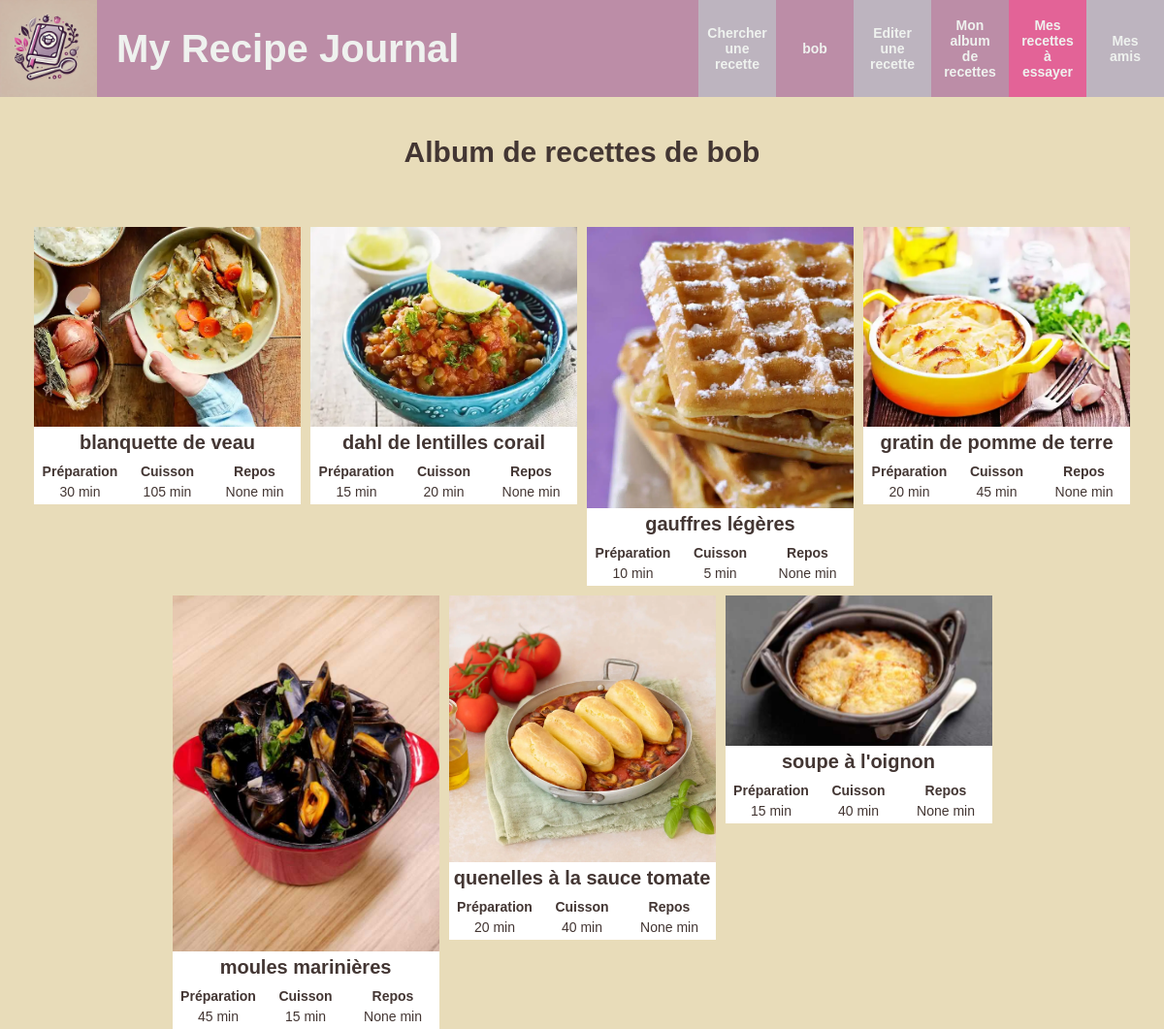
/show-recipe-collection?collection_model=RecipeAlbumEntry&member_id=1 (signed in), run on the app's committed database.
### recipe_journal/models.py (models this page shows, shortened)
class Member(models.Model):
    username = models.CharField(max_length=100)
    password = models.CharField(max_length=60)
    friends = models.ManyToManyField('self', symmetrical=False, related_name='connected_to', blank=True)

class BaseRecipeCollectionEntry(models.Model):
    member = models.ForeignKey('Member', on_delete=models.CASCADE)
    recipe = models.ForeignKey('Recipe', on_delete=models.CASCADE)
    saving_date = models.DateField(default=date.today)
    personal_note = models.TextField(null=True, blank=True)
    class Meta:
        abstract = True

class RecipeAlbumEntry(BaseRecipeCollectionEntry):
    collection_title = "Album de recettes"

class Recipe(models.Model):
    CATEGORY_CHOICES = [
        ("entrée", "entrée"),
        ("plat", "plat principal"),
        ("dessert", "dessert"),
    ]
    title = models.CharField(max_length=100)
    category = models.CharField(max_length=20, choices=CATEGORY_CHOICES)
    source = models.CharField(max_length=100, null=True, blank=True)
    url_link = models.CharField(max_length=100, null=True, blank=True)
    short_description = models.TextField(null=True, blank=True)
    content = models.TextField(null=True, blank=True)
    recipe_ingredient = models.ManyToManyField('RecipeIngredient', blank=True)
    cooking_time = models.IntegerField(null=True, blank=True)
    cooking_preparation = models.IntegerField(null=True, blank=True)
    resting_time = models.IntegerField(null=True, blank=True)
    tags = models.ManyToManyField('Tag', blank=True)
    edition_date = models.DateField(default=date.today)
    image = models.ImageField(upload_to="recipe_images/", null=True, blank=True)

### recipe_journal/views/web.py (the view)
# urls.py: path("show-recipe-collection", show_recipe_collection),
def show_recipe_collection(request):
    logged_user = ut.get_logged_user(request)
    if not logged_user:
        return redirect("/login")
    if not (request.method == "GET" and "collection_model" in request.GET and "member_id" in request.GET):
        return redirect("/welcome")
    collection_model_name = request.GET["collection_model"]
    model_map = {
            "RecipeAlbumEntry": RecipeAlbumEntry,
            "RecipeToTryEntry": RecipeToTryEntry,
            "RecipeHistoryEntry": RecipeHistoryEntry
        }
    collection_model = model_map.get(collection_model_name)
    if not collection_model:
        return redirect("/welcome")
    member_id = request.GET["member_id"]
    member = Member.objects.get(id=member_id)
    recipe_entries = ut.get_recipe_entries_for_member(collection_model, member)
    if recipe_entries is None:
        return redirect("/welcome")
    context = {
        "logged_user": logged_user,
        "member": member,
        "recipe_entries": recipe_entries,
        "collection_model": collection_model,
        "collection_model_name": collection_model_name,
        "MEDIA_URL": settings.MEDIA_URL,
    }
    return render(request, "show_recipe_collection.html", context)

### recipe_journal/utils/utils.py (called while the page is built)
def get_logged_user(request):
    if "logged_user_id" in request.session:
        logged_user_id = request.session["logged_user_id"]
        return Member.objects.get(id=logged_user_id)
    else:
        return None

def get_recipe_entries_for_member(collection_model, member):
    if collection_model:
        if collection_model.__name__ == "RecipeHistoryEntry":
            return collection_model.objects.filter(member=member).order_by("-saving_date")
        else:
            return collection_model.objects.filter(member=member).order_by("recipe__title")
    return None

### templates/show_recipe_collection.html (shortened to what this page needs)
{% extends "base.html" %}
{% load static %}
{% block head %}
<link rel="stylesheet" type="text/css" href="{% static 'css/style_base.css' %}" />
<link rel="stylesheet" type="text/css" href="{% static 'css/style_show_recipe_collection.css' %}" />
{% endblock %}
{% block bodyId %}showRecipeCollectionGenericPage{% endblock %}
{% block content %}
<div class="section-title">
    <h1>{{ collection_model.collection_title }} de {{ member.username }}</h1>
</div>
<section class="thumbnail-recipes">
{% for entry in recipe_entries %}
    <div class="recipe-content">
        <div class="img-placeholder">
        <img class="recipe-img" src="{{ MEDIA_URL }}{{ entry.recipe.image }}" alt="{{ entry.recipe.title }}">
        </div>
        {% if  collection_model_name == "RecipeAlbumEntry" or collection_model_name == "RecipeToTryEntry" %}
        <div class="recipe-description">
            <h3><a id="title" href="show-recipe?recipeId={{ entry.recipe.id }}">{{ entry.recipe.title }}</a></h3>
            <div class="recipe-metrix">
                <dl>
                    <dt>Préparation</dt>
                    <dt>Cuisson</dt>
                    <dt>Repos</dt>
                    <dd> {{ entry.recipe.cooking_preparation }} min</dd>
                    <dd> {{ entry.recipe.cooking_time }} min</dd>
                    <dd> {{ entry.recipe.resting_time }} min</dd>
                </dl>
            </div>
        </div>
        {% elif collection_model_name == "RecipeHistoryEntry" %}
        <div class="recipe-description-history">
            <h3><a id="title" href="show-recipe?recipeId={{ entry.recipe.id }}">{{ entry.recipe.title }}</a></h3>
            <div class="recipe-metrix">
                <p> {{ entry.saving_date }} </p>
            </div>
        {% endif %}
        </div>
{% endfor %}
</section>
{% endblock %}

### templates/base.html (shortened to what this page needs)
{% load static %}
<!DOCTYPE html>
<html>
    <head>
        <link rel="stylesheet" type="text/css" href="{% static 'css/style_base.css' %}" />
        {% block head %}{% endblock %}
    </head>
    <body id="{% block bodyId %}genericPage{% endblock %}">
        <header>
            {% block headerContent %}
            <h1>My Recipe Journal</h1>
            <ul id="header-link-list">
                <li>
                    <a class="header-link not-implemented">Chercher une recette</a>
                </li>
                <li>
                    {% if not logged_user %}
                    <a class="header-link" href="login">Me connecter</a>
                    {% else %}
                    <div class="dropdown">
                        <a class="header-link" id="login" href="welcome">{{ logged_user.username }}</a>
                    </div>
                    {% endif %}
                </li>
                <li><a class="header-link" href="add-recipe">Editer une recette</a></li>
                <li><a class="header-link" href="/show-recipe-collection?collection_model=RecipeAlbumEntry&member_id={{ logged_user.id }}">Mon album de recettes</a></li>
                <li><a class="header-link" href="/show-recipe-collection?collection_model=RecipeToTryEntry&member_id={{ logged_user.id }}">Mes recettes à essayer</a></li>
                <li><a class="header-link" href="/add-friend">Mes amis</a></li>
            </ul>
            {% endblock %}
        </header>
        <main>
            {% block content %}{% endblock %}
        </main>
    </body>
 </html>

### static/css/style_base.css (style rules this page uses)
:root { --couleur-primaire: #BC8DA7; --couleur-secondaire: #BDB4BF; --couleur-tertiaire: #D9D9D9; --couleur-texte-secondaire: #EFF2EF; --couleur-texte-principale: #433633; --couleur-accent: #E36397; --couleur-fond: #E8DCB9; }
body { display: flex; flex-direction: column; justify-content: flex-start; align-items: center; color: var(--couleur-texte-principale); width: 100%; min-height: 100vh; margin: 0px; font-family: 'Arial', sans-serif; font-size: 14px; background-color: var(--couleur-fond); }
header { display: flex; justify-content: center; align-items: center; height: 100px; width: 100%; max-width: 1200px; background: var(--couleur-primaire) url("../img/logo.webp") no-repeat; background-size: auto 100px; }
main { display: flex; flex-direction: column; justify-content: flex-start; align-items: center; width: 100%; max-width: 1200px; }
header h1 { width: 100%; font-size: 40px; box-sizing: border-box; padding-left: 120px; white-space: nowrap; color: var(--couleur-texte-secondaire); }
main h1 { font-size: 30px; }
main h3 { font-size: 20px; }
header ul { display: flex; justify-content: flex-end; align-items: center; width:50%; height: 100px; list-style-type: none; padding: 0; margin: 0; }
h2 a, h3 a { text-decoration: none; color: inherit; font-size: inherit; font-weight: inherit; }
.header-link { all: unset; display: flex; align-items: center; justify-content: center; text-align: center; height: 100px; width: 80px; box-sizing: border-box; padding: 10px 10px; border: none; font-weight: bold; text-decoration: none; cursor: pointer; color: var(--couleur-texte-secondaire); }
.dropdown { position: relative; display: flex; }
.section-title { text-align: center; margin: 20px 0px 40px 0px; }
#header-link-list li:nth-child(1) { background-color: var(--couleur-secondaire); }
#header-link-list li:nth-child(2) { background-color: var(--couleur-primaire); }
#header-link-list li:nth-child(3) { background-color: var(--couleur-secondaire); }
#header-link-list li:nth-child(4) { background-color: var(--couleur-primaire); }
#header-link-list li:nth-child(5) { background-color: var(--couleur-accent); }
#header-link-list li:nth-child(6) { background-color: var(--couleur-secondaire); }

### static/css/style_show_recipe_collection.css (style rules this page uses)
h3 { margin: 5px 0px 10px 0px; }
dl { display: grid; grid-template-columns: repeat(3, 1fr); grid-template-rows: auto auto; box-sizing: border-box; width: 100%; padding: 0; margin: 0; gap: 5px; }
dd, dt { display: flex; align-items: center; justify-content:center; box-sizing: border-box; margin: 0; white-space: normal; }
dt { font-weight: bold; }
.thumbnail-recipes { display: flex; align-items: flex-start; justify-content: center; flex-wrap: wrap; box-sizing: border-box; width: 95%; gap: 10px; }
.recipe-content { box-sizing: border-box; width: calc(25% - 10px); min-width: 220px; }
.img-placeholder { display: flex; align-items: center; justify-content: center; width: 100%; min-height: 100px; background-color: var(--couleur-tertiaire); }
.recipe-img { width: 100%; height: auto; }
.recipe-description { display: flex; flex-direction: column; justify-content: flex-start; align-items: center; box-sizing: border-box; padding: 0px 5px 5px 5px; background-color: #FFFFFF; }
.recipe-metrix { width: 100%; }

### data on the page
Member: username "bob"
RecipeAlbumEntry: recipe.image (picture), recipe "blanquette de veau", recipe.cooking_preparation "30", recipe.cooking_time "105", recipe.resting_time "None"
RecipeAlbumEntry: recipe.image (picture), recipe "dahl de lentilles corail", recipe.cooking_preparation "15", recipe.cooking_time "20", recipe.resting_time "None"
RecipeAlbumEntry: recipe.image (picture), recipe "gauffres légères", recipe.cooking_preparation "10", recipe.cooking_time "5", recipe.resting_time "None"
RecipeAlbumEntry: recipe.image (picture), recipe "gratin de pomme de terre", recipe.cooking_preparation "20", recipe.cooking_time "45", recipe.resting_time "None"
RecipeAlbumEntry: recipe.image (picture), recipe "moules marinières", recipe.cooking_preparation "45", recipe.cooking_time "15", recipe.resting_time "None"
RecipeAlbumEntry: recipe.image (picture), recipe "quenelles à la sauce tomate", recipe.cooking_preparation "20", recipe.cooking_time "40", recipe.resting_time "None"
RecipeAlbumEntry: recipe.image (picture), recipe "soupe à l'oignon", recipe.cooking_preparation "15", recipe.cooking_time "40", recipe.resting_time "None"

### other printed values
{{ collection_model.collection_title }} "Album de recettes"
